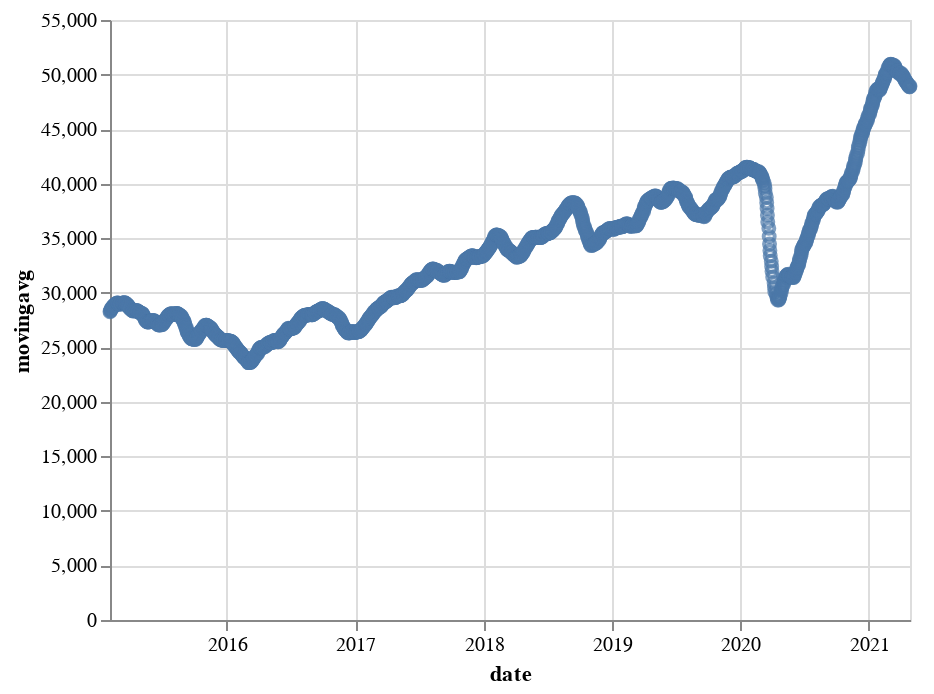

The cell this chart's notebook holds for it:
### Code cell
import altair as alt
alt.Chart(altdata_fourweek).mark_point().encode(x='date',y='movingavg')

### Figure 1 — Vega-Lite specification as saved in the notebook (floating-point values rounded to 4 significant figures; data arrays with more than 128 entries replaced by an {"elided": "..."} marker saying what was removed)
{"config": {"view": {"continuousWidth": 400, "continuousHeight": 300}}, "data": {"name": "data-2fcc4405dd663a8d07763b7cf94f608d"}, "mark": "point", "encoding": {"x": {"type": "temporal", "field": "date"}, "y": {"type": "quantitative", "field": "movingavg"}}, "$schema": "https://vega.github.io/schema/vega-lite/v4.8.1.json", "datasets": {"data-2fcc4405dd663a8d07763b7cf94f608d": {"elided": "1532 records"}}}
